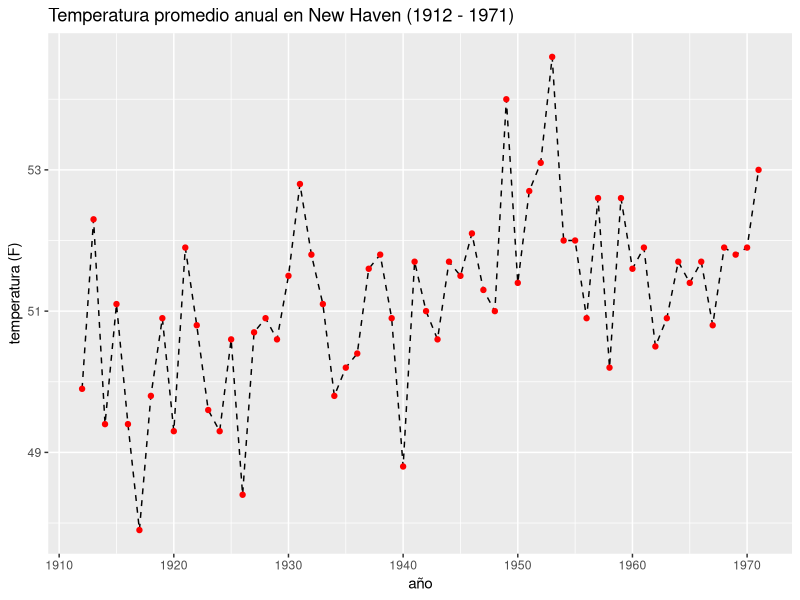
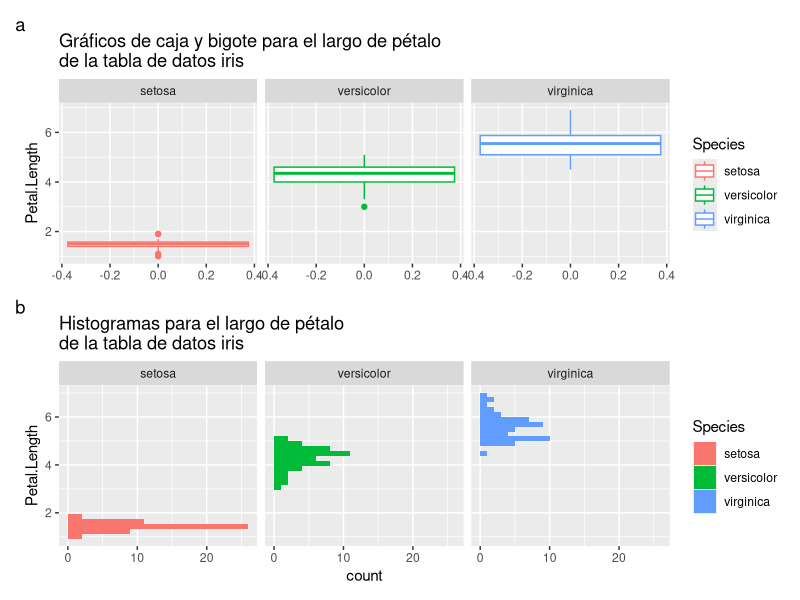

These charts were generated, in order, by the following R code:
## ---- chunk 1
data(nhtemp)
nhtemp
## ---- chunk 2
library(ggplot2)
nhtemp_df <- data.frame(temperatura = nhtemp,
                        year = seq(1912, 1971))
ggplot(nhtemp_df, aes(x=year, y = temperatura))+
  geom_line(linetype="dashed")+
  geom_point(colour="red")+
  labs(title = "Temperatura promedio anual en New Haven (1912 - 1971)",
       x = "año",
       y = "temperatura (F)")
## ---- chunk 3
library(patchwork)

p1<-ggplot(data = iris, aes(y = Petal.Length,colour=Species))+
  geom_boxplot()+
  facet_grid(~Species)+
  labs(title = "Gráficos de caja y bigote para el largo de pétalo\nde la tabla de datos iris")

p2<-ggplot(data = iris, aes(y = Petal.Length,fill=Species))+
  geom_histogram()+
  facet_grid(~Species)+
  labs(title = "Histogramas para el largo de pétalo\nde la tabla de datos iris")

p3 <- p1/p2
p3 + plot_annotation(tag_levels='a')
